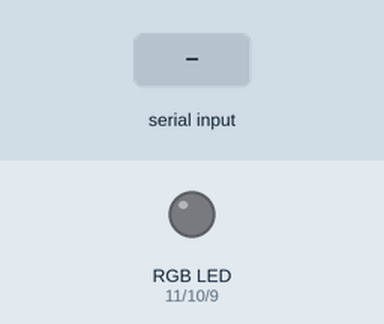
This sketch was run on a simulated Arduino Uno, built with avr-gcc and run on an emulated ATmega328P. Shown: an RGB LED mixed from three pins (HIGH = lit). Inputs (shaded band) come from the test bench.

Above: at 1.2 s.
1.3 s: "67\n" received over Serial
At 1.7 s:
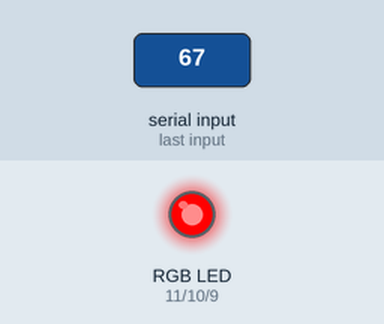
At 2.9 s:
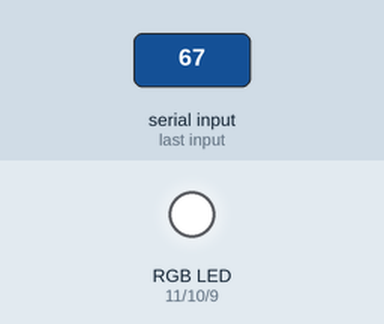
Timing chart, 0 to 4.4 s (numbered marks = the images above; inputs shaded):
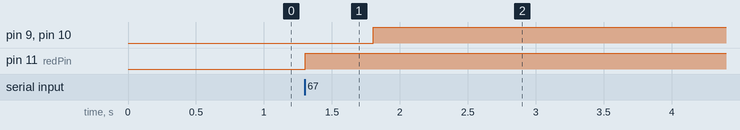

Measured:
- after the input at 1.3 s, pin 9 (bluePin), pin 10 (greenPin): LOW → HIGH after 0.50 s; pin 11 (redPin): LOW → HIGH at once

The sketch:

SMDRGB.ino
```cpp
/*
 */

const int redPin = 11;
const int greenPin = 10;
const int bluePin = 9;

void setup(){
  pinMode(redPin, OUTPUT);
  pinMode(greenPin, OUTPUT);
  pinMode(bluePin, OUTPUT);
  Serial.begin(9600);

}

void loop() {
  String input = "";
      if (Serial.available()) {
    input = Serial.readStringUntil('\n'); // Read until newline
    input.trim(); // Remove any spaces or newline characters
      }

   if (input == "67") {
       analogWrite(redPin, 255);
    analogWrite(greenPin, 0);
    analogWrite(bluePin, 0);
     delay(500);
     analogWrite(redPin, 255);
    analogWrite(greenPin, 255);
    analogWrite(bluePin, 255);
    }

}
```
